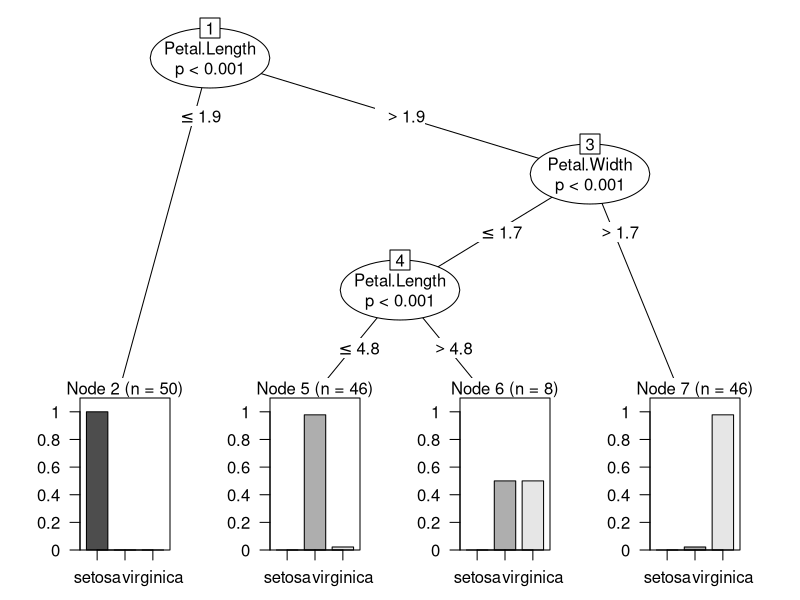

Write R code to recreate this figure.
# party ##############################################
install.packages("party")
library(party)
data(iris)

# modeling  
myformula<-Species~.
iris_ctree<-ctree(myformula,data=iris)
plot(iris_ctree)

# accuracy
table(predict(iris_ctree),iris$Species)
x<-table(predict(iris_ctree),iris$Species)

# 정확도확인 방법1
diag(x)
sum(diag(x))/sum(x)  

# 정확도확인 방법2
prop.table(x)  

# 정확도 확인 방법3
install.packages("caret")
library(caret)

confusionMatrix(x) 








#predition ######################################################

# sampling 
ind<-sample(2,nrow(iris),replace=T,prob=c(0.7,0.3)) 
traindata<-iris[ind==1,]
testdata<-iris[ind==2,]

train<-ctree(myformula,data=traindata)

# prediction
testpred<-predict(train,newdata=testdata)

# accuracy
y<-table(testpred,testdata$Species)
sum(diag(y))/sum(y)

?sample
